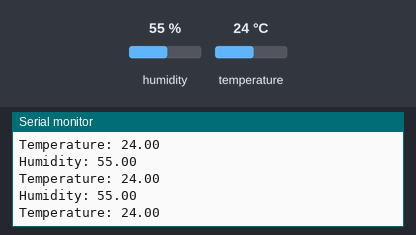
A program run on a simulated ESP8266 (Wemos D1 mini). Shown: the last lines printed to the serial monitor. The inputs (shaded band) are chosen by the test bench; at power-on: humidity 55 %, temperature 24 °C.

Above: at 2.8 s.
2.9 s: humidity set to 22 %
At 4.51 s:
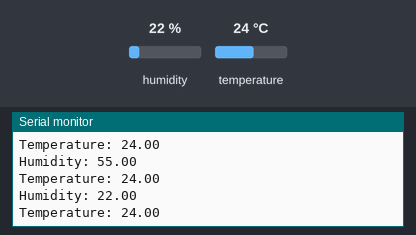
5.6 s: temperature set to 12 °C
At 6.54 s:
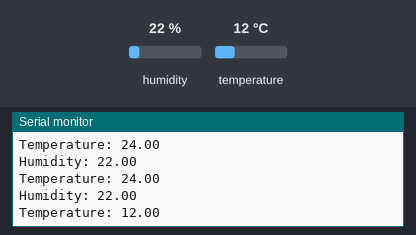
8.3 s: humidity set to 40 %
At 8.31 s:
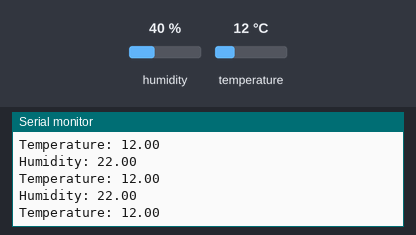
Timing chart, 0 to 11.3 s (numbered marks = the images above; inputs shaded):
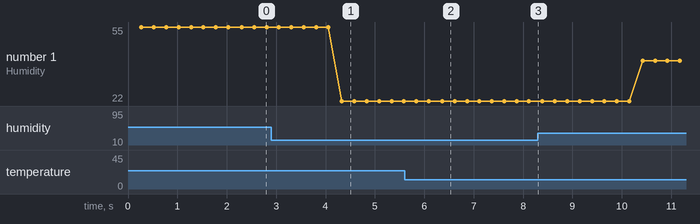

The program:

main.cpp
```cpp
#include <Arduino.h>
#include "DHT.h"
#include <BlynkSimpleEsp8266.h>

#define SENSOR D4
#define TEMP_BLYNK V0
#define HUMID_BLYNK V1
#define THRESHOLD_BLYNK V2

// DHT Sensor Object
DHT sensor(SENSOR, DHT11);

// Humidity
float hum = -0;

// Temperature
float temp = -0;

float hum_thresh = -0;

// Authentication Token
char auth[] = "Q1L7OU4Kix7Q-3Hq6u3ms_jJEIAE4cZQ";

// WiFi Connection
char* ssid = "RdA Net";
char* pass = "Fsh^9MjkMUYLCvHB1REJ";
/*char* ssid = "The Black Phoenix";
char* pass = "*Iam2C0ol4this";*/

/**
 * Updates the Temperature & Humidity Values
 */
void update(){
    hum = sensor.readHumidity();
    temp = sensor.readTemperature();
    delay(250);
}

/**
 * Sends the Data to the Blynk Server
 */
void syncData(){
    Blynk.virtualWrite(TEMP_BLYNK, temp);
    Blynk.virtualWrite(HUMID_BLYNK, hum);
}

/**
 * Reports the data to the Serial Monitor
 */
void reportData(){
    Serial.print("Humidity: ");
    Serial.println(hum);
    Serial.print("Temperature: ");
    Serial.println(temp);
    Serial.println();
}

/**
 * Attempts to connect to WiFi
 */
void connectToWiFi(){
    Blynk.connectWiFi(ssid, pass);
    if(Blynk.connected()){
        Blynk.config(auth);
    }
}

void setup() {
    Serial.begin(9600);
    Serial.println("Welcome to Humidity Automator");
    sensor.begin();

}

void loop() {
    update();
    reportData();
    syncData();
}
```

Measured:
- after the input at 2.9 s, the serial monitor: prints a new line after 1.4 s (image 1)
- after the input at 5.6 s, the serial monitor: prints a new line after 0.76 s (image 2)
- plotted number 1: 55 → 22 after the input at 2.9 s, 22 → 40 after the input at 8.3 s
